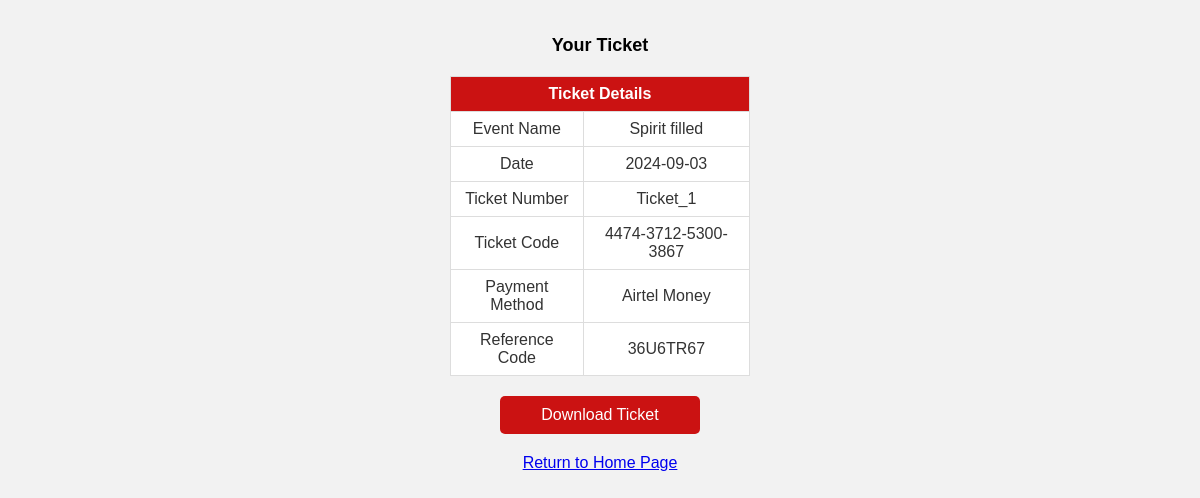
Page /bought-ticket.php?id=4474-3712-5300-3867  on the committed database.
### tables this page shows
CREATE TABLE `tickets` (
  `id` int(11) NOT NULL,
  `ticket_number` varchar(50) NOT NULL,
  `ticket_code` varchar(50) NOT NULL,
  `event` varchar(50) NOT NULL,
  `date` date NOT NULL,
  `ticket_status` varchar(50) NOT NULL DEFAULT 'open',
  `payment_method` varchar(50) NOT NULL,
  `reference_code` varchar(50) NOT NULL
);

### bought-ticket.php (the view, shortened to what this page needs)
<!DOCTYPE html>
<html lang="en">
<head>
</head>
<body>
<?php
include("admin/common/conn.php");
if(isset($_GET['id'])) {
  $ticket_code = $_GET['id'];
  $query = "SELECT * FROM tickets WHERE ticket_code = '$ticket_code'";
  $result = mysqli_query($conn, $query);
  if($result && mysqli_num_rows($result) > 0) {
    $tickets = mysqli_fetch_assoc($result);
?>
<h2 class="ticket-table-caption">Your Ticket</h2>
<table class="ticket-table">
  <thead>
    <tr>
      <th colspan="2">Ticket Details</th>
    </tr>
  </thead>
  <tbody>
    <tr>
      <td>Event Name</td>
      <td><?php echo $tickets['event']; ?></td>
    </tr>
    <tr>
      <td>Date</td>
      <td><?php echo $tickets['date']; ?></td>
    </tr>
    <tr>
      <td>Ticket Number</td>
      <td><?php echo $tickets['ticket_number']; ?></td>
    </tr>
    <tr>
      <td>Ticket Code</td>
      <td><?php echo $tickets['ticket_code']; ?></td>
    </tr>
    <tr>
      <td>Payment Method</td>
      <td><?php echo $tickets['payment_method']; ?></td>
    </tr>
    <tr>
      <td>Reference Code</td>
      <td><?php echo $tickets['reference_code']; ?></td>
    </tr>
  </tbody>
</table>
<form action="generate_pdf.php?id=<?php echo $_GET['id'];?>" method="POST" target="_blank">
<input class="download-button" name="pdf_creater" value="Download Ticket" type="submit"/>
<div style="width:100%; display:flex; justify-content:center;" ><a href="index.php" text-align="center">Return to Home Page</a> </div>
</form>
<?php
  } else {
    echo "No ticket found with the provided code.";
  }
}
?>
</body>
</html>

### bought-ticket.php (style rules this page uses)
body { font-family: Arial, sans-serif; background-color: #f2f2f2; margin: 0; padding: 20px; }
.ticket-table { border-collapse: collapse; width: 300px; margin: auto; }
.ticket-table th, .ticket-table td { border: 1px solid #ddd; padding: 8px; text-align: center; }
.ticket-table th { background-color:#cb1212; color: white; }
.ticket-table td { background-color: #fff; color: #333; }
.ticket-table-caption { text-align: center; font-size: 18px; margin-bottom: 20px; }
.download-button { display: block; width: 200px; margin: 20px auto; padding: 10px; background-color: #cb1212; color: white; border: none; border-radius: 5px; font-size: 16px; text-align: center; cursor: pointer; }

### rows in the picture
tickets: event "Spirit filled", date "2024-09-03", ticket_number "Ticket_1", ticket_code "4474-3712-5300-3867", payment_method "Airtel Money", reference_code "36U6TR67"
